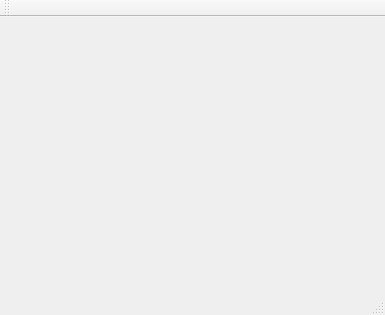
<?xml version="1.0" encoding="UTF-8"?>
<ui version="4.0">
 <class>MainWindow</class>
 <widget class="QMainWindow" name="MainWindow">
  <property name="geometry">
   <rect>
    <x>0</x>
    <y>0</y>
    <width>385</width>
    <height>315</height>
   </rect>
  </property>
  <property name="windowTitle">
   <string>MainWindow</string>
  </property>
  <widget class="QWidget" name="centralWidget"/>
  <widget class="QMenuBar" name="menuBar">
   <property name="geometry">
    <rect>
     <x>0</x>
     <y>0</y>
     <width>385</width>
     <height>21</height>
    </rect>
   </property>
  </widget>
  <widget class="QToolBar" name="mainToolBar">
   <attribute name="toolBarArea">
    <enum>TopToolBarArea</enum>
   </attribute>
   <attribute name="toolBarBreak">
    <bool>false</bool>
   </attribute>
  </widget>
  <widget class="QStatusBar" name="statusBar"/>
  <action name="actionOpen">
   <property name="text">
    <string>Open</string>
   </property>
  </action>
 </widget>
 <layoutdefault spacing="6" margin="11"/>
 <resources/>
 <connections/>
</ui>
